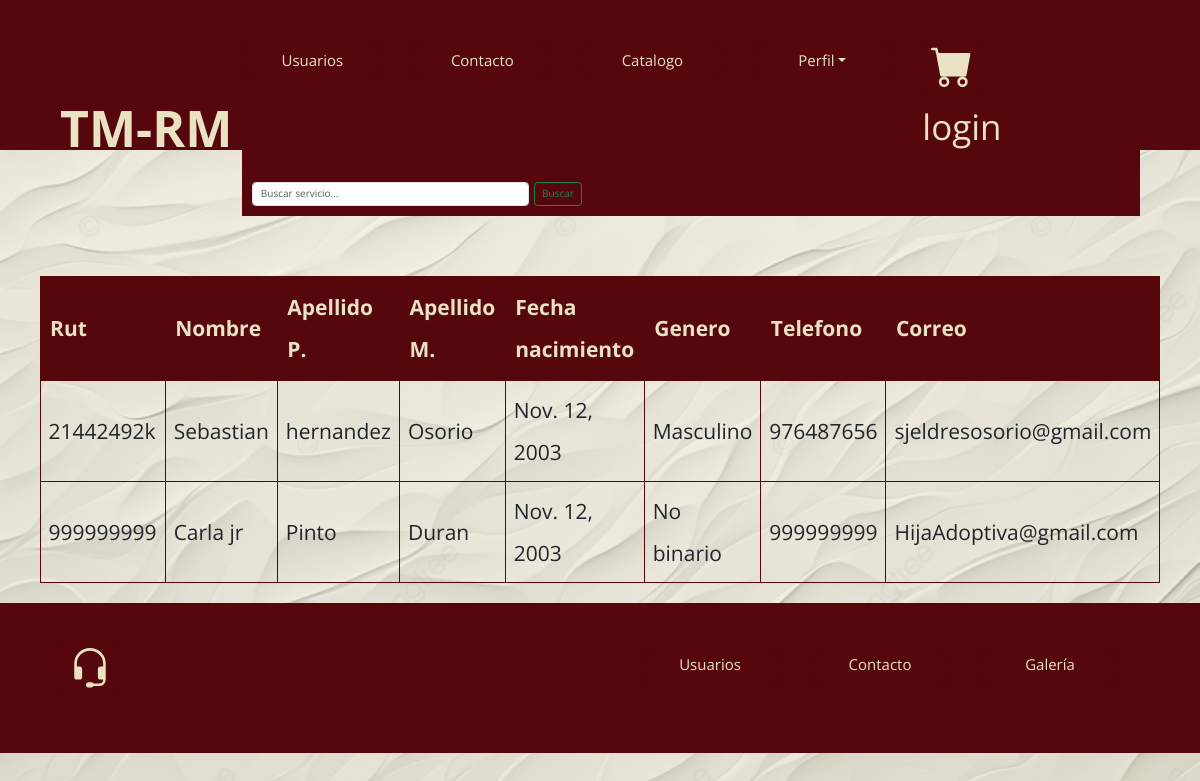
/noticias, run on the app's committed database.
### taller1/models.py (models this page shows, shortened)
class Usuario(models.Model):
    rut = models.CharField(primary_key=True, max_length=10)
    nombre = models.CharField(max_length=20)
    apellido_paterno = models.CharField(max_length=20)
    apellido_materno = models.CharField(max_length=20)
    fecha_nacimiento = models.DateField(blank=False, null=False)
    id_genero = models.ForeignKey(Genero, on_delete=models.CASCADE, db_column='idGenero')
    telefono = models.CharField(max_length=45)
    email = models.EmailField(unique=True, max_length=100, blank=True, null=True)

class Genero(models.Model):
    id_genero = models.AutoField(db_column='idGenero', primary_key=True)
    genero = models.CharField(max_length=20, blank=False, null=False)
    def __str__(self):
        return self.genero

### taller1/views.py (the view)
# urls.py: path('noticias', views.noticias, name='noticias'),
def noticias(request):
    Usuarios= Usuario.objects.all()
    context = {"Usuarios":Usuarios}
    return render(request, 'taller1/noticias.html', context)

### taller1/templates/taller1/noticias.html (shortened to what this page needs)
{% extends 'taller1/base.html' %}
{% load static %}
{% block content %}
<div style="text-align: center;">
    <h1 class="subtitulo">Listado De Usuario</h1><br>
<div class="contenedor_listado">
    <table class="tabla_listado centrar-texto">
        <thead class="cabeza_tabla">
            <tr>
                <th>Rut</th>
                <th>Nombre</th>
                <th>Apellido P.</th>
                <th>Apellido M.</th>
                <th>Fecha nacimiento</th>
                <th>Genero</th>
                <th>Telefono</th>
                <th>Correo</th>
            </tr>
        </thead>
        <tbody class="cuerpo_tabla">
            {% for x in Usuarios %}
                <tr>
                    <td>{{ x.rut }}</td>
                    <td>{{ x.nombre }}</td>
                    <td>{{ x.apellido_paterno }}</td>
                    <td>{{x.apellido_materno}}</td>
                    <td>{{x.fecha_nacimiento}}</td>
                    <td>{{x.id_genero}}</td>
                    <td>{{x.telefono}}</td>
                    <td>{{x.email}}</td>
                </tr>
            {% endfor %}
        </tbody>
    </table>
</div>
</div>
{% endblock %}

### taller1/static/css/Styles.css (style rules this page uses)
:root { --ColorPrincipal: #56070C; --colorSecundario: #e9e2c4; --colorFormularioFondo: #56070ce0; --colorFormulario: #eae2c337; --fuenteHeading: 'Segoe UI', Tahoma, Geneva, Verdana, sans-serif; --fuenteParrafos: 'Open Sans', sans-serif; }
html { box-sizing: border-box; font-size: 62.5%; }
*, *:before, *:after { box-sizing: inherit; }
body { font-family: var(--fuenteParrafos); font-size: 1rem; line-height: 2; margin: 0; background-image: url('/static/img/fondo2.png'); background-size: cover; background-attachment: fixed; }
h1, h2, h3, h4 { font-family: var(--fuenteHeading); line-height: 1.2; }
h1 { font-size: 7rem; }
.centrar-texto { text-align: center; }
.subtitulo { color: var(--ColorPrincipal); font-size: 3rem; font-family: var(--fuenteHeading); margin: 2.5rem; font-weight: 800; }
.contenedor_listado { display: flex; justify-content: center; }
.tabla_listado { width: 70%; border-collapse: collapse; margin: 2rem 0; font-size: 2.1rem; text-align: left; }
.cabeza_tabla th { background-color: var(--ColorPrincipal); color: var(--colorSecundario); padding: 1rem; }
.cuerpo_tabla td { border: 1px solid var(--ColorPrincipal); padding: 8px; }

### data on the page
Usuario: rut "21442492k", nombre "Sebastian", apellido_paterno "hernandez", apellido_materno "Osorio", fecha_nacimiento "Nov. 12, 2003", id_genero "Masculino", telefono "976487656", email "sjeldresosorio@gmail.com"
Usuario: rut "999999999", nombre "Carla jr", apellido_paterno "Pinto", apellido_materno "Duran", fecha_nacimiento "Nov. 12, 2003", id_genero "No binario", telefono "999999999", email "HijaAdoptiva@gmail.com"
